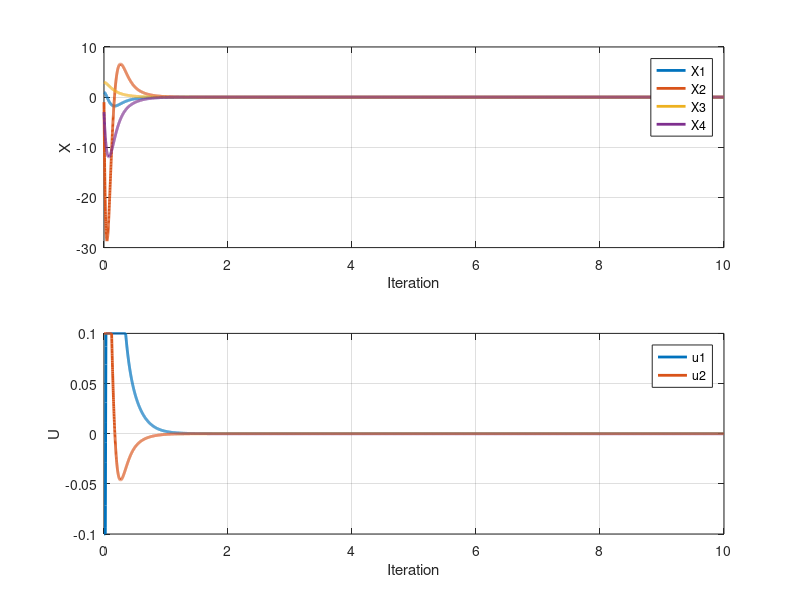

MATLAB code for this plot:
%% Pontryagin LQR with bounded control inputs
% Extracted from source paragraph range: 761-891.
% Only syntax normalization: MATLAB does not accept else(condition); these two
% branches are written as plain else after the preceding if/elseif tests.

clc;
clear;
close all;
%%
Jm = 1.5; bm = 11;
Js = 2; bs = 15;
ke = 100; be = 1;
kf = 0.1;
td = 0.1;
Km = [-192.71 -21.32];
Ks = [-227.25 -29.894];
Rs = [-13.157 -0.13];
G2 = 1.315;
Rm = [kf*ke kf*be];
Am = [0 1;0 -bm/Jm];
Bm = [0;1/Jm];
Cm = [1;0];
As = [0 1;0 -bs/Js];
Bs = [0;1/Js];
Cs = [1;0];
Ts = 0.001;
Tf = 10;
t = 0:Ts:Tf ;
N = numel(t);
H = [1 0 0 0;0 2 0 0;0 0 3 0;0 0 0 4];
Q = [1 0 0 0;0 2 0 0;0 0 3 0;0 0 0 4];
R = [1 0;0 2];
M = inv(eye(2) - td * td * Bm * (Rm + G2 * Ks) * Bs * Rs);
S = inv(eye(2) - td * td * Bs * Rs * Bm * (Rm + G2 * Ks));
A11 = M * (Am + Bm * Km - td * Bm * (Rm + G2 * Ks) * Bs * Rs);
A12 = M * (Bm * (Rm + G2 * Ks) - td * Bm * (Rm + G2 * Ks) * (As + Bs * Ks));
A21 = S * (Bs * Rs - td * Bs * Rs * (Am + Bm * Km));
A22 = S * (As + Bs * Ks - td * Bs * Rs * Bm * (Rm + G2 * Ks));
B11 = -M * td * Bm * (Rm + G2 * Ks) * Bs;
B12 = M * Bm;
B21 = S * Bs;
B22 = -S * td * Bs * Rs * Bm;
A = [A11 A12;A21 A22];
B = [B11 B12;B21 B22];
K = zeros(4 , 4 , N);
K(:,:,N) = H ;
for i = N-1:-1:2
K(:,:,i-1) = K(: , : , i) + Ts*(Q -K(: , : , i)*B*R^(-1)*B'*K(: , : , i)+K(: , : , i)*A+A'*K(: , : , i)) ;
end
%%%%
K11 = K(1 ,1 ,:);
K12 = K(1,2,:);
K22 = K(2,2,:);
K11 = K11(:);
K12 = K12(:);
K22 = K22(:);
K33 = K(3,3,:);
K33 = K33(:);
K44 = K(4,4,:);
K44 = K44(:);
K13 = K(1,3,:);
K13 = K13(:);
K23 = K(2,3,:);
K23 = K23(:);
K34 = K(3,4,:);
K34 = K34(:);
K14 = K(1,4,:);
K14 = K14(:);
K24 = K(2,4,:);
K24 = K24(:);
%%
x = zeros(4 , N) ; x(: , 1) = [1;-1;3;-3];
u = zeros(2 , N) ;
for i = 1:N-1
u(:,i) = -R^(-1)*B'*K(:,:,i)*x(: ,i);
x(: , i+1) = x(: , i) + Ts*(A*x(: , i) + B*u(:,i));
p(: , i)=K(:,:,i)*x(: ,i);
z(: , i)=(1.32/2)*p(2, i)+(0.56/2)*p(4, i);
w(: , i)=(0.67/4)*p(2, i)+(0.004/4)*p(4, i);
%u1
if( z(: , i)>=.1)
u(1,i)=-0.1;
elseif( z(: , i)<=-.1)
u(1,i)=0.1;
else  % normalized from source's invalid else(condition) syntax
u(1,i)=-z(: , i);
end
%u2
if( w(: , i)>=.1)
u(2,i)=-0.1;
elseif( w(: , i)<=-.1)
u(2,i)=0.1;
else  % normalized from source's invalid else(condition) syntax
u(2,i)=-w(: , i);
end
end
figure(2) ;
subplot(211);
plot(t ,x , 'LineWidth' , 2);
grid on
xlabel('Iteration');
ylabel('X');
legend('X1' , 'X2','X3' , 'X4')
subplot(212);
plot(t ,u , 'LineWidth' , 2);
grid on
xlabel('Iteration');
ylabel('U');
legend('u1','u2')
%%% cost
Jopt = x(1,end)^2+2* x(2,end)^2+3*x(3,end)^2+4*x(4,end)^2+ sum(x(1,:).^2 + 2*x(2,:).^2 +3*x(3,:).^2 +4*x(4,:).^2+u(1,:).^2+2*u(2,:).^2 )*Ts
